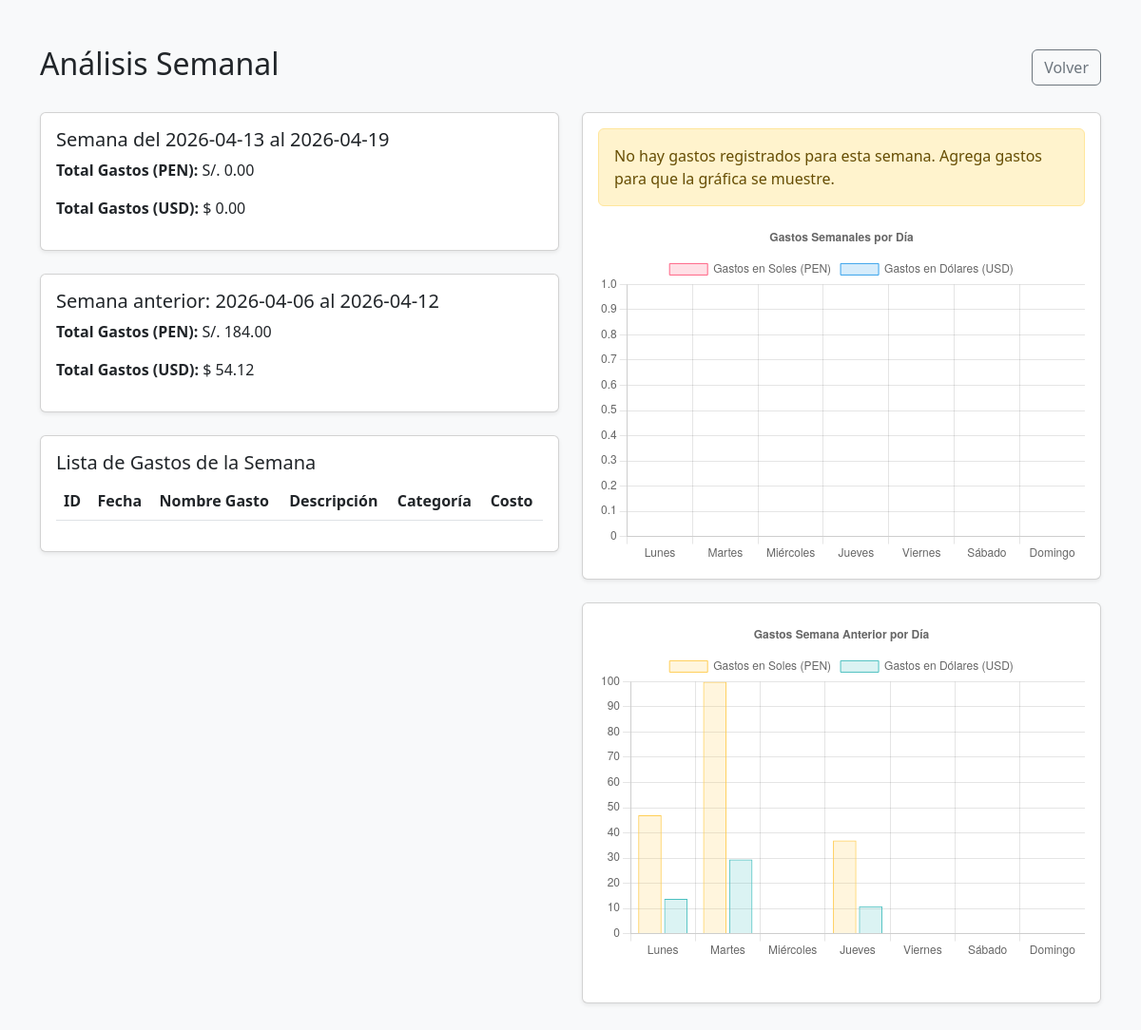
Page /gastos/semana on the earlier database version.
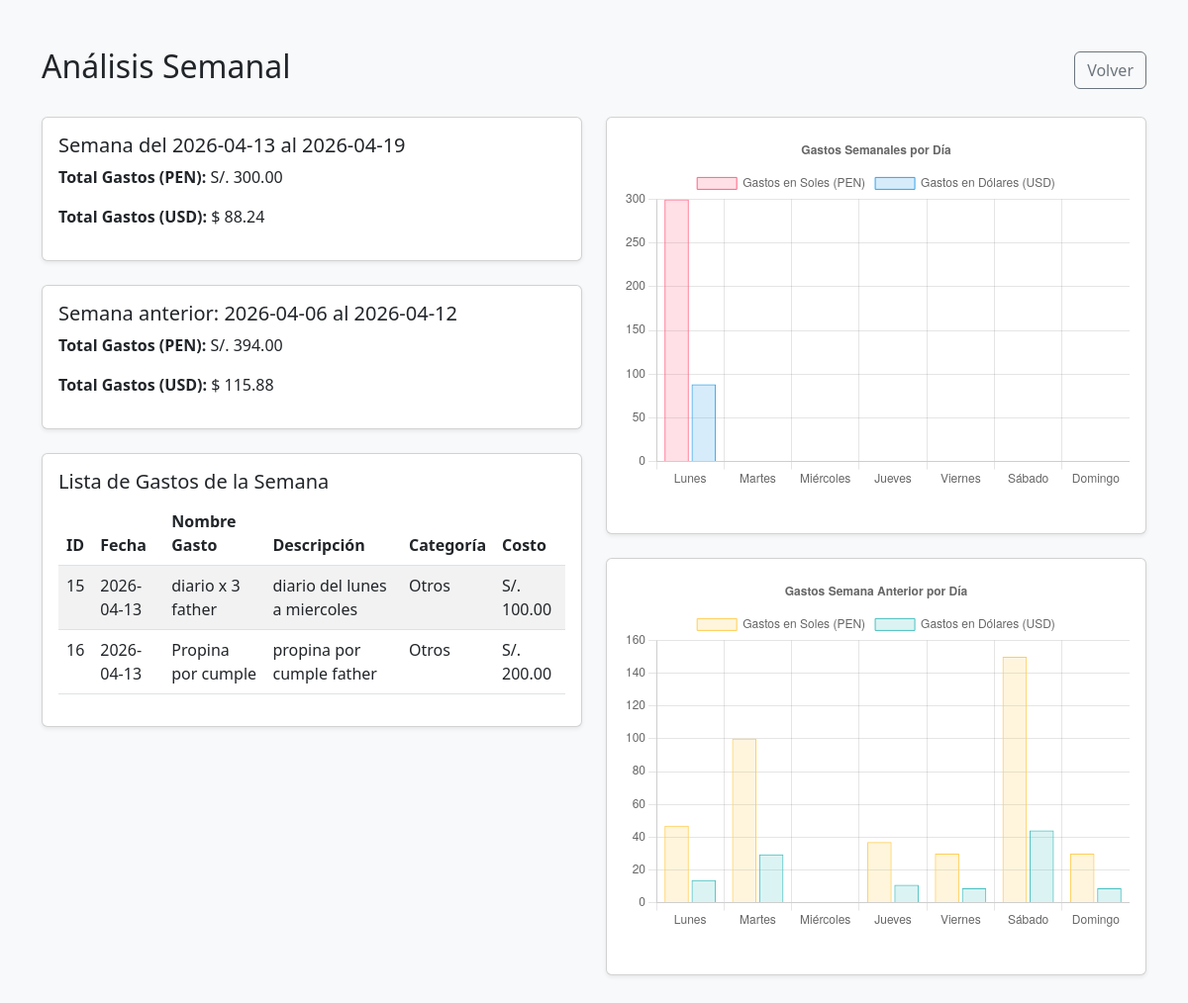
Same page on the later database version.
### tables this page shows
CREATE TABLE gastos (
            id INTEGER PRIMARY KEY AUTOINCREMENT,
            descripcion TEXT NOT NULL,
            monto REAL NOT NULL,
            moneda TEXT DEFAULT 'PEN',  -- PEN para soles, USD para dólares
            fecha DATE DEFAULT CURRENT_DATE,
            categoria TEXT DEFAULT 'General'
        , nombre_gasto TEXT, costo REAL);

### app.py (the view)
@app.route('/gastos/semana')
def gastos_semana():
    conn = get_db_connection()
    today = datetime.date.today()
    start_current = today - datetime.timedelta(days=today.weekday())
    end_current = start_current + datetime.timedelta(days=6)
    start_previous = start_current - datetime.timedelta(days=7)
    end_previous = end_current - datetime.timedelta(days=7)
    gastos_current = conn.execute('''
        SELECT * FROM gastos
        WHERE fecha BETWEEN ? AND ?
        ORDER BY fecha DESC
    ''', (start_current, end_current)).fetchall()
    gastos_previous = conn.execute('''
        SELECT * FROM gastos
        WHERE fecha BETWEEN ? AND ?
        ORDER BY fecha DESC
    ''', (start_previous, end_previous)).fetchall()
    row = conn.execute('SELECT dolar FROM config WHERE id = 1').fetchone()
    dolar = row['dolar'] if row is not None else 1.0
    total_current = sum(float(g['costo'] or 0) for g in gastos_current)
    total_current_usd = total_current / dolar if dolar else 0.0
    total_previous = sum(float(g['costo'] or 0) for g in gastos_previous)
    total_previous_usd = total_previous / dolar if dolar else 0.0
    conn.close()
    dias = ['Lunes', 'Martes', 'Miércoles', 'Jueves', 'Viernes', 'Sábado', 'Domingo']
    gastos_por_dia_pen = defaultdict(float)
    gastos_por_dia_usd = defaultdict(float)
    for g in gastos_current:
        costo = float(g['costo'] or 0)
        fecha = datetime.datetime.strptime(g['fecha'], '%Y-%m-%d').date()
        dia_semana = fecha.weekday()
        gastos_por_dia_pen[dias[dia_semana]] += costo
        gastos_por_dia_usd[dias[dia_semana]] += costo / dolar if dolar else 0.0
    data_pen = [gastos_por_dia_pen[dia] for dia in dias]
    data_usd = [gastos_por_dia_usd[dia] for dia in dias]
    gastos_previous_por_dia_pen = defaultdict(float)
    gastos_previous_por_dia_usd = defaultdict(float)
    for g in gastos_previous:
        costo = float(g['costo'] or 0)
        fecha = datetime.datetime.strptime(g['fecha'], '%Y-%m-%d').date()
        dia_semana = fecha.weekday()
        gastos_previous_por_dia_pen[dias[dia_semana]] += costo
        gastos_previous_por_dia_usd[dias[dia_semana]] += costo / dolar if dolar else 0.0
    data_previous_pen = [gastos_previous_por_dia_pen[dia] for dia in dias]
    data_previous_usd = [gastos_previous_por_dia_usd[dia] for dia in dias]
    editable = 'admin' in session
    return render_template('gastos_semana.html',
                           editable=editable,
                           gastos=gastos_current,           # gastos de esta semana
                           total_semana=total_current,
                           total_semana_usd=total_current_usd,
                           total_previous=total_previous,
                           total_previous_usd=total_previous_usd,
                           start_of_week=start_current,
                           end_of_week=end_current,
                           start_previous=start_previous,
                           end_previous=end_previous,
                           labels=dias,
                           data_pen=data_pen,
                           data_usd=data_usd,
                           data_previous_pen=data_previous_pen,
                           data_previous_usd=data_previous_usd)

### app.py (called while the page is built)
def get_db_connection():
    conn = sqlite3.connect(DATABASE, timeout=10)
    conn.row_factory = sqlite3.Row
    return conn

### templates/gastos_semana.html (shortened to what this page needs)
<!DOCTYPE html>
<html lang="es">
<head>
    <link href="https://cdn.jsdelivr.net/npm/bootstrap@5.3.0/dist/css/bootstrap.min.css" rel="stylesheet">
</head>
<body class="bg-light">
    <div class="container py-5">
        <div class="d-flex justify-content-between align-items-center mb-4">
            <h2>Análisis Semanal</h2>
            <a href="{{ url_for('gastos') }}" class="btn btn-outline-secondary">Volver</a>
        </div>
        <div class="row">
            <div class="col-md-6">
                <div class="card shadow-sm mb-4">
                    <div class="card-body">
                        <h5>Semana del {{ start_of_week }} al {{ end_of_week }}</h5>
                        <p><strong>Total Gastos (PEN):</strong> S/. {{ "%.2f"|format(total_semana) }}</p>
                        <p><strong>Total Gastos (USD):</strong> $ {{ "%.2f"|format(total_semana_usd) }}</p>
                    </div>
                </div>
                <div class="card shadow-sm mb-4">
                    <div class="card-body">
                        <h5>Semana anterior: {{ start_previous }} al {{ end_previous }}</h5>
                        <p><strong>Total Gastos (PEN):</strong> S/. {{ "%.2f"|format(total_previous) }}</p>
                        <p><strong>Total Gastos (USD):</strong> $ {{ "%.2f"|format(total_previous_usd) }}</p>
                    </div>
                </div>
                <div class="card shadow-sm">
                    <div class="card-body">
                        <h5 class="card-title">Lista de Gastos de la Semana</h5>
                        <div class="table-responsive">
                            <table class="table table-striped">
                                <thead>
                                    <tr>
                                        <th>ID</th>
                                        <th>Fecha</th>
                                        <th>Nombre Gasto</th>
                                        <th>Descripción</th>
                                        <th>Categoría</th>
                                        <th>Costo</th>
                                    </tr>
                                </thead>
                                <tbody>
                                    {% for gasto in gastos %}
                                    <tr>
                                        <td>{{ gasto.id }}</td>
                                        <td>{{ gasto.fecha }}</td>
                                        <td>{{ gasto.nombre_gasto }}</td>
                                        <td>{{ gasto.descripcion }}</td>
                                        <td>{{ gasto.categoria }}</td>
                                        <td>S/. {{ "%.2f"|format(gasto.costo) }}</td>
                                    </tr>
                                    {% endfor %}
                                </tbody>
                            </table>
                        </div>
                    </div>
                </div>
            </div>
            <div class="col-md-6">
                <div class="card shadow-sm mb-4">
                    <div class="card-body" style="min-height:420px; position: relative;">
                        {% if not data_pen|sum and not data_usd|sum %}
                            <div class="alert alert-warning" role="alert">
                                No hay gastos registrados para esta semana. Agrega gastos para que la gráfica se muestre.
                            </div>
                        {% endif %}
                        <div style="min-height:360px;">
                            <canvas id="gastosChart"></canvas>
                        </div>
                    </div>
                </div>
                <div class="card shadow-sm">
                    <div class="card-body" style="min-height:420px; position: relative;">
                        <div style="min-height:360px;">
                            <canvas id="gastosChartPrevious"></canvas>
                        </div>
                    </div>
                </div>
            </div>
        </div>
    </div>
</body>
</html>

Differences in the rows shown:
added gastos: id "15", fecha "2026-04-13", nombre_gasto "diario x 3 father", descripcion "diario del lunes a miercoles", categoria "Otros", costo "100.00"
added gastos: id "16", fecha "2026-04-13", nombre_gasto "Propina por cumple", descripcion "propina por cumple father", categoria "Otros", costo "200.00"
Other differences:
{{ "%.2f"|format(total_semana) }}: "0.00" → "300.00"
{{ "%.2f"|format(total_semana_usd) }}: "0.00" → "88.24"
{{ "%.2f"|format(total_previous) }}: "184.00" → "394.00"
{{ "%.2f"|format(total_previous_usd) }}: "54.12" → "115.88"
chart data {{ data_pen | tojson }}: [0.0, 0.0, 0.0, 0.0, 0.0, 0.0, 0.0] → [300.0, 0.0, 0.0, 0.0, 0.0, 0.0, 0.0]
chart data {{ data_usd | tojson }}: [0.0, 0.0, 0.0, 0.0, 0.0, 0.0, 0.0] → [88.23529411764707, 0.0, 0.0, 0.0, 0.0, 0.0, 0.0]
chart data {{ data_previous_pen | tojson }}: [47.0, 100.0, 0.0, 37.0, 0.0, 0.0, 0.0] → [47.0, 100.0, 0.0, 37.0, 30.0, 150.0, 30.0]
chart data {{ data_previous_usd | tojson }}: [13.823529411764707, 29.41176470588235, 0.0, 10.882352941176471, 0.0, 0.0, 0.0] → [13.823529411764707, 29.41176470588235, 0.0, 10.882352941176471, 8.823529411764707, 44.117647058823536, 8.823529411764707]
text no longer shown: "No hay gastos registrados para esta semana. Agrega gastos para que la gráfica se muestre."
